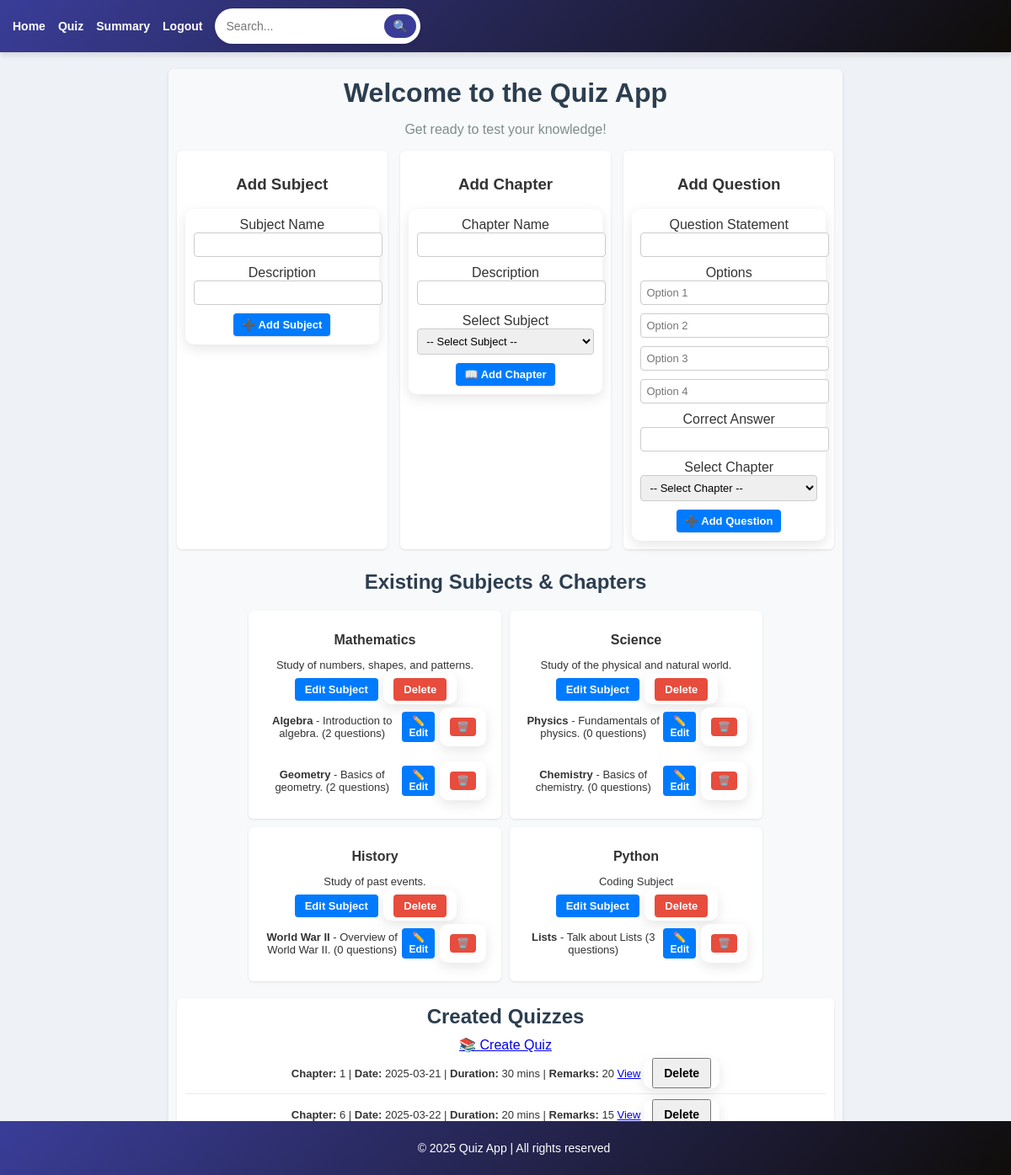
Page /admin_dashboard (signed in) on the committed database.
### models.py (models this page shows, shortened)
class Subject(db.Model):
    __tablename__ = 'subjects'
    id = db.Column(db.Integer, primary_key=True)
    subject_name = db.Column(db.String(80), unique=True, nullable=False)
    description = db.Column(db.String(255), nullable=True)
    chapters = db.relationship('Chapter', backref='subject', cascade="all, delete-orphan", lazy=True)

class Chapter(db.Model):
    __tablename__ = 'chapters'
    id = db.Column(db.Integer, primary_key=True)
    chapter_name = db.Column(db.String(80), unique=True, nullable=False)
    description = db.Column(db.String(255), nullable=True)
    subject_id = db.Column(db.Integer, db.ForeignKey('subjects.id'), nullable=False)
    quizzes = db.relationship('Quiz', back_populates='chapter', cascade="all, delete-orphan", lazy=True)
    questions = db.relationship('Question', back_populates='chapter', cascade="all, delete-orphan", lazy=True)

class Quiz(db.Model):
    __tablename__ = 'quiz'
    id = db.Column(db.Integer, primary_key=True)
    chapter_id = db.Column(db.Integer, db.ForeignKey('chapters.id'), nullable=False)
    name = db.Column(db.String(225), unique=True, nullable=False)
    date_of_quiz = db.Column(db.Date, nullable=True)
    time_duration = db.Column(db.Integer, nullable=True)
    remarks = db.Column(db.String(255), nullable=True)
    chapter = db.relationship('Chapter', back_populates='quizzes')
    scores = db.relationship('Score', backref='quiz', lazy=True)

### app.py (the view, shortened to what this page needs)
@app.route('/admin_dashboard', methods=['GET', 'POST'])
@admin_required
def admin_dashboard():
    subjects = Subject.query.all()
    chapters = Chapter.query.all()
    quizzes = Quiz.query.all()
    return render_template("admin_dashboard.html", subjects=subjects, chapters=chapters, quizzes=quizzes)

### app.py (called while the page is built)
def admin_required(f):
    @wraps(f)
    def decorated_function(*args, **kwargs):
        if "user_id" not in session or session.get('user_role') != 'admin':
            flash("Unauthorized access!", "danger")
            return redirect(url_for("login"))
        return f(*args, **kwargs)
    return decorated_function

### templates/admin_dashboard.html (shortened to what this page needs)
{% extends 'base.html' %}
{% block content %}
<div class="dashboard-container">
  <h1 class="text-center fw-bold">Welcome to the Quiz App</h1>
  <p class="text-center" style="color: #7f8c8d;">Get ready to test your knowledge!</p>
  <div class="forms-row">
    <div class="form-container">
      <h3 class="text-center">Add Subject</h3>
      <form method="POST">
        <label>Subject Name</label>
        <input type="text" name="subject_name" required>
        <label>Description</label>
        <input type="text" name="subject_description">
        <button type="submit">➕ Add Subject</button>
      </form>
    </div>
    <div class="form-container">
      <h3 class="text-center">Add Chapter</h3>
      <form method="POST">
        <label>Chapter Name</label>
        <input type="text" name="chapter_name" required>
        <label>Description</label>
        <input type="text" name="chapter_description">
        <label>Select Subject</label>
        <select name="subject_id" required>
          <option value="">-- Select Subject --</option>
        </select>
        <button type="submit">📖 Add Chapter</button>
      </form>
    </div>
    <div class="form-container">
      <h3 class="text-center">Add Question</h3>
      <form method="POST" action="{{ url_for('add_question') }}">
        <label>Question Statement</label>
        <input type="text" name="question_statement" required>
        <label>Options</label>
        <input type="text" name="option1" placeholder="Option 1" required>
        <input type="text" name="option2" placeholder="Option 2" required>
        <input type="text" name="option3" placeholder="Option 3" required>
        <input type="text" name="option4" placeholder="Option 4" required>
        <label>Correct Answer</label>
        <input type="text" name="correct_answer" required>
        <label>Select Chapter</label>
        <select name="chapter_id" required>
            <option value="">-- Select Chapter --</option>
        </select>
        <button type="submit">➕ Add Question</button>
      </form>
    </div>
  </div>
  <div class="subject-container">
    <h2 class="text-center">Existing Subjects & Chapters</h2>
    {% for subject in subjects %}
    <div class="subject-item">
      <h3 class="text-center">{{ subject.subject_name }}</h3>
      <p class="text-center text-muted">{{ subject.description }}</p>
      <div class="text-center">
        <a href="{{ url_for('edit_subject', subject_id=subject.id) }}" class="btn btn-warning"> Edit Subject</a>
        <form method="POST" action="{{ url_for('delete_subject', subject_id=subject.id) }}" style="display: inline;">
          <button type="submit" class="btn btn-danger" onclick="return confirm('Delete this subject?');">Delete</button>
        </form>
      </div>
      <div>
        {% for chapter in subject.chapters %}
          <div class="chapter-item">
            <span>
              <strong>{{ chapter.chapter_name }}</strong> - {{ chapter.description }} ({{ chapter.questions|length }} questions)
            </span>
            <div class="btn-actions">
              <a href="{{ url_for('edit_chapter', chapter_id=chapter.id) }}" class="btn btn-warning btn-sm">✏️ Edit</a>
              <form method="POST" action="{{ url_for('delete_chapter', chapter_id=chapter.id) }}" style="display: inline;">
                <button type="submit" class="btn btn-danger btn-sm" onclick="return confirm('Delete this chapter?');">🗑️</button>
              </form>
            </div>
          </div>
        {% endfor %}
      </div>
    </div>
    {% else %}
    <p class="text-center text-muted">No subjects available.</p>
    {% endfor %}
  </div>
  <div class="quiz-container">
    <h2 class="text-center">Created Quizzes</h2>
    <div class="text-center">
      <a href="{{ url_for('create_quiz') }}" class="btn btn-primary">📚 Create Quiz</a>
    </div>
    {% if quizzes %}
    <ul>
      {% for quiz in quizzes %}
      <li>
        <strong>Chapter:</strong> {{ quiz.chapter_id }} |
        <strong>Date:</strong> {{ quiz.date_of_quiz }} |
        <strong>Duration:</strong> {{ quiz.time_duration }} mins |
        <strong>Remarks:</strong> {{ quiz.remarks }}
        <a href="{{ url_for('view_quiz', quiz_id=quiz.id) }}" class="btn btn-info">View</a>
        <form method="POST" action="{{ url_for('delete_quiz', quiz_id=quiz.id) }}" style="display: inline;">
          <button type="submit" class="btn btn-danger" onclick="return confirm('Delete this quiz?');">Delete</button>
        </form>
      </li>
      {% endfor %}
    </ul>
    {% else %}
    <p class="text-center text-muted">No quizzes available.</p>
    {% endif %}
  </div>
</div>
{% endblock %}

### templates/base.html (shortened to what this page needs)
<!DOCTYPE html>
<html lang="en">
<head>
</head>
<body>
    <nav>
        <ul>
            <li><a href="{{ url_for('index') }}">Home</a></li>
            <li><a href="{{ url_for('get_quiz') }}">Quiz</a></li>
            <li><a href="{{ url_for('summary') }}">Summary</a></li>
            <li><a href="{{ url_for('logout') }}">Logout</a></li>
            <li>
                <form action="{{ url_for('search') }}" method="GET" class="search-form">
                    <input type="text" name="query" placeholder="Search..." required>
                    <button type="submit">🔍</button>
                </form>
            </li>
        </ul>
    </nav>
    <main>
        {% block content %}
        {% endblock %}
    </main>
    <footer>
        <p>&copy; 2025 Quiz App | All rights reserved</p>
    </footer>
</body>
</html>

### templates/base.html (style rules this page uses)
form { background: white; padding: 10px; border-radius: 10px; box-shadow: 0px 5px 15px rgba(0, 0, 0, 0.1); }
input, select { border: 2px solid #3a3d98; border-radius: 10px; padding: 8px; }
button { font-size: 14px; font-weight: bold; padding: 8px 12px; }
body { font-family: 'Poppins', Arial, sans-serif; margin: 0; padding: 0; background-color: #eef1f6; color: #333; }
nav { background: linear-gradient(135deg, #3a3d98, #0f0c08); padding: 10px 15px; box-shadow: 0 4px 6px rgba(0, 0, 0, 0.1); }
nav ul { list-style: none; padding: 0; margin: 0; display: flex; align-items: center; }
nav ul li { margin-right: 15px; }
nav ul li a { color: white; text-decoration: none; font-weight: bold; font-size: 14px; transition: color 0.3s; }
.search-form { display: flex; align-items: center; background: white; border-radius: 25px; padding: 5px; box-shadow: 0 2px 4px rgba(0, 0, 0, 0.1); }
.search-form input { padding: 8px; border: none; border-radius: 25px; outline: none; width: 180px; font-size: 14px; }
.search-form button { padding: 6px 10px; background-color: #3a3d98; color: white; border: none; border-radius: 25px; cursor: pointer; font-size: 14px; transition: background 0.3s; }
main { padding: 20px; text-align: center; max-width: 800px; margin: auto; }
footer { text-align: center; padding: 10px; background: linear-gradient(135deg, #3a3d98, #0f0c08); color: white; position: fixed; bottom: 0; width: 100%; font-size: 14px; }

### templates/admin_dashboard.html (style rules this page uses)
.dashboard-container { max-width: 100%; margin: auto; padding: 10px; background-color: #f8f9fa; border-radius: 6px; box-shadow: 0 2px 4px rgba(0, 0, 0, 0.1); }
h1, h2 { color: #2c3e50; margin: 0 0 10px; }
.forms-row { display: flex; gap: 10px; justify-content: space-between; flex-wrap: nowrap; margin-bottom: 15px; }
.form-container { background: #fff; padding: 10px; border-radius: 6px; box-shadow: 0 1px 3px rgba(0, 0, 0, 0.1); width: 32%; box-sizing: border-box; }
.form-container input, .form-container select { width: 100%; padding: 6px; margin-bottom: 10px; font-size: 13px; border: 1px solid #ccc; border-radius: 4px; transition: border-color 0.3s; }
.form-container button { padding: 6px 10px; font-size: 13px; border-radius: 4px; border: none; cursor: pointer; background: #007bff; color: #fff; box-shadow: 0 1px 2px rgba(0, 0, 0, 0.15); transition: background 0.3s; }
.subject-container { display: flex; flex-wrap: wrap; gap: 10px; justify-content: center; margin: 10px 0; padding: 10px; }
.subject-container h2 { width: 100%; text-align: center; margin-bottom: 10px; }
.subject-item { background-color: #fff; border-radius: 6px; box-shadow: 0 1px 3px rgba(0, 0, 0, 0.1); padding: 10px; width: 280px; text-align: center; }
.subject-item h3 { margin-bottom: 6px; font-size: 16px; }
.subject-item p { font-size: 13px; margin-bottom: 6px; }
.subject-item .btn { display: inline-block; padding: 6px 12px; font-size: 13px; font-weight: bold; border: none; border-radius: 4px; cursor: pointer; text-decoration: none; margin: 2px; }
.subject-item .btn-warning, .chapter-item .btn-warning { background-color:#007bff;; color: #fff; transition: background-color 0.3s ease; }
.subject-item .btn-danger { background-color: #e74c3c; color: #fff; transition: background-color 0.3s ease; }
.chapter-item { display: flex; justify-content: space-between; align-items: center; background: none; border-radius: 4px; padding: 6px 8px; margin-bottom: 6px; font-size: 13px; }
.btn-actions { display: flex; gap: 4px; align-items: center; }
.chapter-item .btn-sm { display: inline-block; padding: 4px 8px; font-size: 12px; font-weight: bold; border: none; border-radius: 4px; cursor: pointer; text-decoration: none; }
.chapter-item .btn-danger { background-color: #e74c3c; color: #fff; transition: background-color 0.3s ease; }
.quiz-container { background-color: #fff; padding: 8px 10px; margin: 10px 0; border-radius: 6px; box-shadow: 0 1px 3px rgba(0, 0, 0, 0.1); }
.quiz-container ul { list-style-type: none; padding: 0; margin: 0; }
.quiz-container li { padding: 6px 8px; border-bottom: 1px solid #e9ecef; font-size: 13px; }
.quiz-container li:last-child { border-bottom: none; }
.text-center { text-align: center; }

### rows in the picture
Subject: subject_name "Mathematics", description "Study of numbers, shapes, and patterns."
Chapter: chapter_name "Algebra", description "Introduction to algebra.", questions|length "2"
Chapter: chapter_name "Geometry", description "Basics of geometry.", questions|length "2"
Subject: subject_name "Science", description "Study of the physical and natural world."
Chapter: chapter_name "Physics", description "Fundamentals of physics.", questions|length "0"
Chapter: chapter_name "Chemistry", description "Basics of chemistry.", questions|length "0"
Subject: subject_name "History", description "Study of past events."
Chapter: chapter_name "World War II", description "Overview of World War II.", questions|length "0"
Subject: subject_name "Python", description "Coding Subject"
Chapter: chapter_name "Lists", description "Talk about Lists", questions|length "3"
Quiz: chapter_id "1", date_of_quiz "2025-03-21", time_duration "30", remarks "20"
Quiz: chapter_id "6", date_of_quiz "2025-03-22", time_duration "20", remarks "15"
